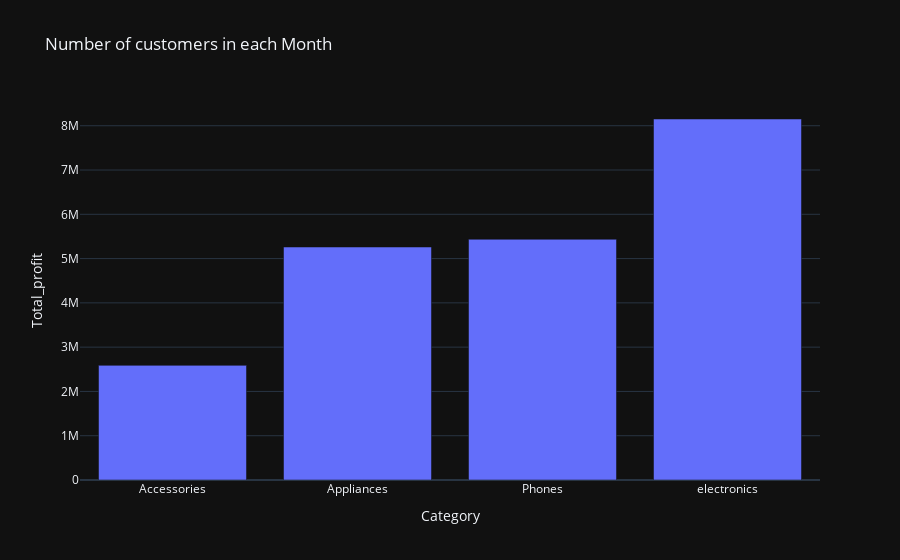

Write notebook code for a chart like this one.
### Markdown cell above
## Q3 which category has the most profit?

### Code cell
a=data.groupby("Category")["margin"].sum()
a=pd.DataFrame(a)
a.columns=["Total_profit"]
a

plt.figure(figsize = (19, 10))

px.bar(a, y = 'Total_profit',
        title = 'Number of customers in each Month', template = 'plotly_dark')

### Figure 1 — Plotly figure (JSON) as saved in the notebook; plotly's stock layout.template omitted (floating-point values rounded to 4 significant figures)
{"data": [{"alignmentgroup": "True", "hovertemplate": "Category=%{x}<br>Total_profit=%{y}<extra></extra>", "legendgroup": "", "marker": {"color": "#636efa", "pattern": {"shape": ""}}, "name": "", "offsetgroup": "", "orientation": "v", "showlegend": false, "textposition": "auto", "type": "bar", "x": ["Accessories", "Appliances", "Phones", "electronics"], "xaxis": "x", "y": [2589000.0, 5261000.0, 5436045, 8152000.0], "yaxis": "y"}], "layout": {"barmode": "relative", "legend": {"tracegroupgap": 0}, "title": {"text": "Number of customers in each Month"}, "xaxis": {"anchor": "y", "domain": [0, 1], "title": {"text": "Category"}}, "yaxis": {"anchor": "x", "domain": [0, 1], "title": {"text": "Total_profit"}}}}
